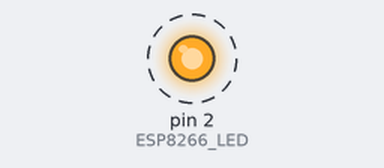
Recording of a sketch running on a simulated Arduino Uno, built with avr-gcc and run on an emulated ATmega328P. Shown: output pins drawn as LEDs (lit = HIGH). Dashed ring = blinking.

Above: at 0.5 s.
Timing chart, 0 to 4.6 s (numbered marks = the images above):
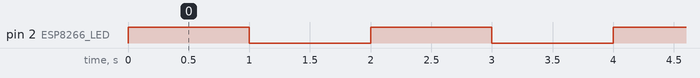

The sketch:

Blink_ESP8266.ino
```cpp
/*
* Blink for esp8266
*/

#define ESP8266_LED 2

void setup() {
  // put your setup code here, to run once:
  pinMode(ESP8266_LED, OUTPUT);

}

void loop() {
  // put your main code here, to run repeatedly:
  digitalWrite(ESP8266_LED, HIGH);
  delay(1000);
  digitalWrite(ESP8266_LED, LOW);
  delay(1000);

}
```

Measured:
- by itself, pin 2 (ESP8266_LED): alternates HIGH for 1.0 s and LOW for 1.0 s
